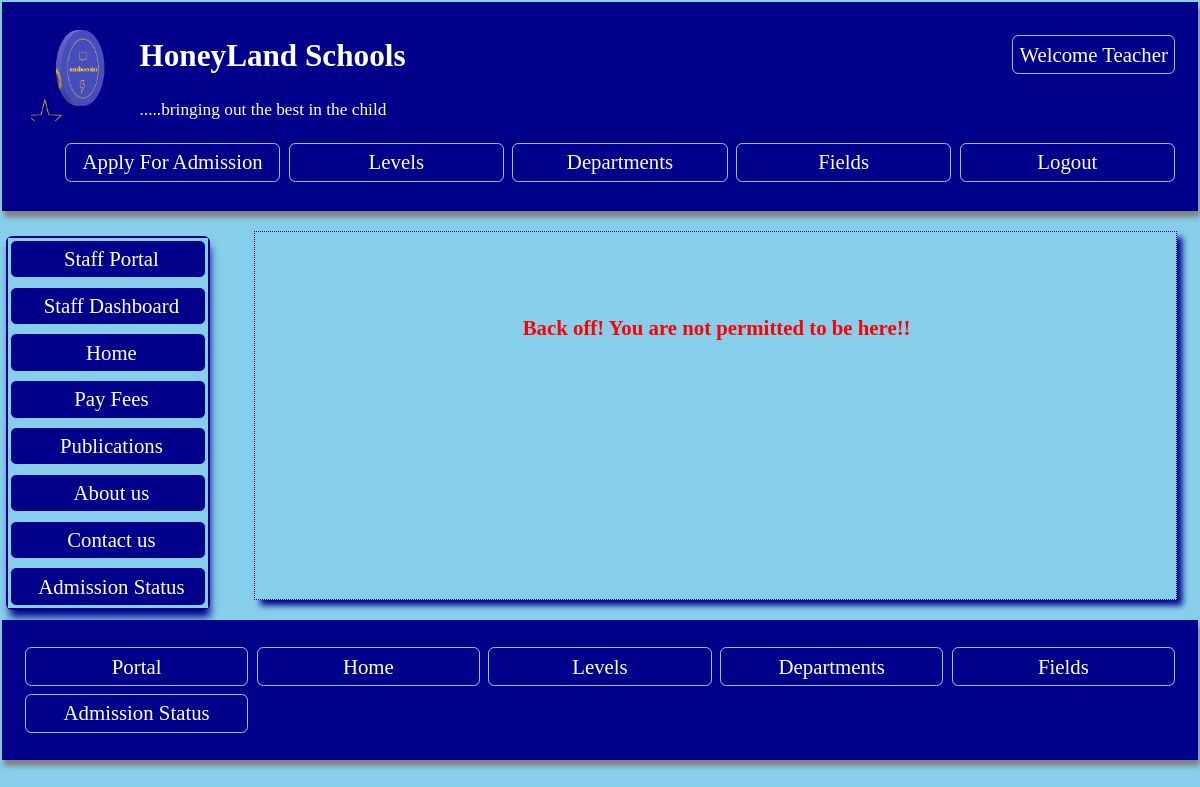
Page /portal/apply/ (signed in) on the committed database.
### profiles/models.py (models this page shows, shortened)
class CustomUser(AbstractUser):
    profile_pic = models.ImageField(upload_to ='media/', null = True, blank =True)
    phone = models.IntegerField( unique=True, null= True, blank = True, validators=[validate_pass])
    country = models.CharField(max_length=200,  null = True, blank=True)
    state = models.CharField(max_length=200,  null = True, blank=True)
    is_student = models.BooleanField(default=0)
    is_teacher = models.BooleanField(default=0)
    mailing_address = models.CharField(max_length=200, null = True,   blank=True)
    study_field = models.ForeignKey(Student_field, on_delete=models.CASCADE, blank=True, null=True)
    class_enrolled = models.ForeignKey(Level, on_delete=models.CASCADE,  blank=True, null=True, related_name='studentlevel')

class Logo(models.Model):
    name = models.CharField(max_length=200, null=True)
    image = models.ImageField(upload_to='media/')
    slug = models.SlugField(unique=True, null=True,  blank=True)

### studentportal/views.py (the view, shortened to what this page needs)
# urls.py: path('portal/apply/', views.ApplicationForm.as_view(), name= 'apply'),
class ApplicationForm(LoginRequiredMixin, FormView):
    model = Apply
    form_class = Applyform
    template_name = 'application.html'
    redirect_authenticated_user = True
    def get(self, *args, **kwargs):
        if self.model.objects.filter(nickname=self.request.user).exists():
            return redirect('admissionstat')
        else:
            return super(ApplicationForm, self).get(*args, **kwargs)
    def get_context_data(self, **kwargs):
        context = super().get_context_data(**kwargs)
        context['logo'] = Logo.objects.all()
        return context

### studentportal/templates/application.html
{% extends 'baseportal.html' %}
{% block content   %}
{% if  not request.user.is_teacher  %}
<h3> Admission Application Form </h3>
<p><b><i>Note that once you submit this application, you can't edit or retrieve anymore. </i></b></p>
<form method ='POST' enctype ="multipart/form-data">
    {% csrf_token %}
  {{form.as_p}}
  <input type='submit'  value ='Save'/>
</form>
{% else %}
  <p style='color: red; font-size: 1em; text-align: center;padding: 3em;'> <b> Back off! You are not permitted to be here!! </b></p>
{% endif %}
{% endblock %}

### studentportal/templates/baseportal.html (shortened to what this page needs)
<head>
</head>
<body style ='margin: 0em; padding: 0.1em; font-size: 1.3em;  background: skyblue;'   >
    <header style= 'box-shadow: 2px 6px 5px grey;margin: 0em; padding-left: 1em; padding-right: 1em;
    padding-top: 0.5em; max-height: 190em; padding-bottom: 0.3em;
    background: darkblue; color: white;'>
    {% if   request.user.is_superuser or  request.user.is_authenticated %}
    <ul class='nav' style='float: right; list-style-type: none;' >
        <li> <a  style ='color: white; ' href = '{% url "portal" %}'> Welcome {{request.user.first_name}} </a></li>
    </ul>
{% else %}
    <ul class='nav' style='float: right; list-style-type: none;' >
        <li> <a  style ='color: white; ' href = '{% url "portalregister" %}'>  Student Register </a></li>
        </ul>
    {% endif %}
    {% for log in logo  %}
    <img style="float: left; margin: 0.4em; width: 100px; height: 100px;" src ="{{log.image.url}}"  >
{% endfor %}
<h2 style='text-align: left'><a style='color: white;' href='{% url "home" %}'>HoneyLand Schools</a></h2>
<p style='text-align: left'> <small> .....bringing out the best in the child </small></p>
<ul class='nav' style='list-style-type: none; display: grid; grid-gap: 0.2em; grid-template-columns: repeat(auto-fill, minmax(200px, 2fr));'>
    <li><a  style ='color: white; ' href ='{% url "apply" %}'> Apply For Admission </a></li>
    <li> <a href ='{% url "levels" %}'> Levels </a> </li>
    <li> <a href ='{% url "departments" %}'> Departments </a> </li>
    <li><a href ='{% url "fields" %}'> Fields </a></li>
    {% if   request.user.is_superuser or  request.user.is_authenticated %}
     <li><a  style ='color: white; ' href ='{% url "portallogout" %}'> Logout </a></li>
     {% endif %}
     </ul>
    </header>
<div class ='cover'>
    <nav class='navigation'>
        <ul class ='aside' style =' padding:0;  list-style-type: none;'>
        {% if request.user.is_teacher or request.user.is_superuser %}
        <li><a href ='{% url "portal" %}'> Staff Portal </a></li>
        {% endif %}
        {% if request.user.is_teacher or request.user.is_superuser %}
        <li><a href ='{% url "staffdashboard" %}'> Staff Dashboard </a></li>
        {% endif %}
        <li><a href ='{% url "home" %}'> Home </a></li>
        <li><a href ='{% url "payment" %}'> Pay Fees </a></li>
        <li><a href ='{% url "publist" %}'> Publications </a></li>
        <li> <a href ='{% url "home" %}'> About us </a> </li>
        <li> <a href ='{% url "staffs" %}'> Contact us </a> </li>
        <li><a  style ='color: white; ' href ='{% url "admissionstat" %}'> Admission Status </a></li>
    </nav>
<section style='padding-right: 0.5em'>
{% block content %}
{% endblock %}
</section>
</div>
<footer style= 'max-height: 18em; padding-bottom: 0.2em; max-height: 18em;
 box-shadow: 2px 6px 5px grey; margin: 0em; padding-left: 1em; padding-right: 1em; padding-top: 0.2em;
    background: darkblue; color: white;'>
    <nav>
        <ul class ='nav' style =' padding:0; list-style-type: none; display: grid; grid-gap: 0.2em; grid-template-columns: repeat(auto-fill, minmax(200px, 2fr));'>
    {% if request.user.is_teacher or request.user.is_superuser%}
            <li><a href ='{% url "staffdashboard" %}'>  Portal </a></li>
            {% endif %}
            <li><a href ='{% url "home" %}'> Home </a></li>
            <li> <a href ='{% url "levels" %}'> Levels </a> </li>
            <li> <a href ='{% url "departments" %}'> Departments </a> </li>
            <li><a href ='{% url "fields" %}'> Fields </a></li>
            <li><a  style ='color: white; ' href ='{% url "admissionstat" %}'> Admission Status </a></li>
        </ul>
    </nav>
</footer>
</body>

### rows in the picture
CustomUser: user.first_name "Teacher"
Logo: image (picture)
